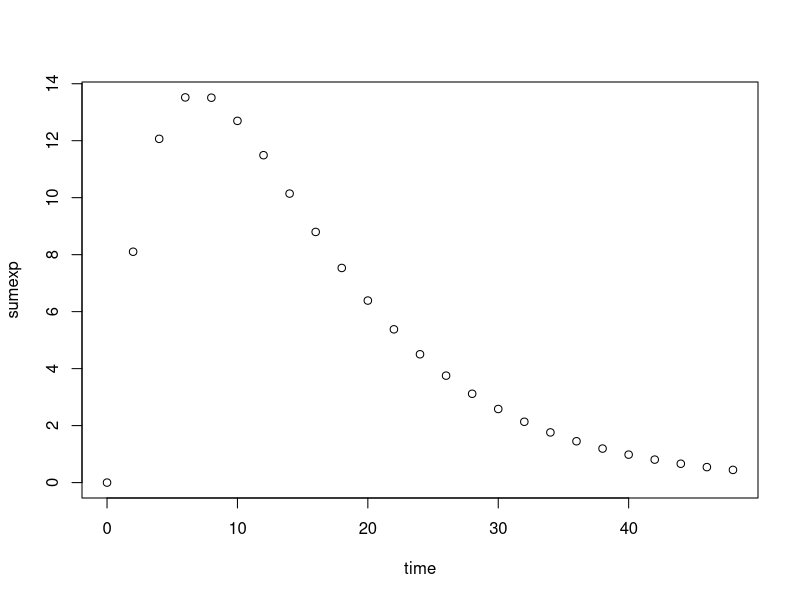
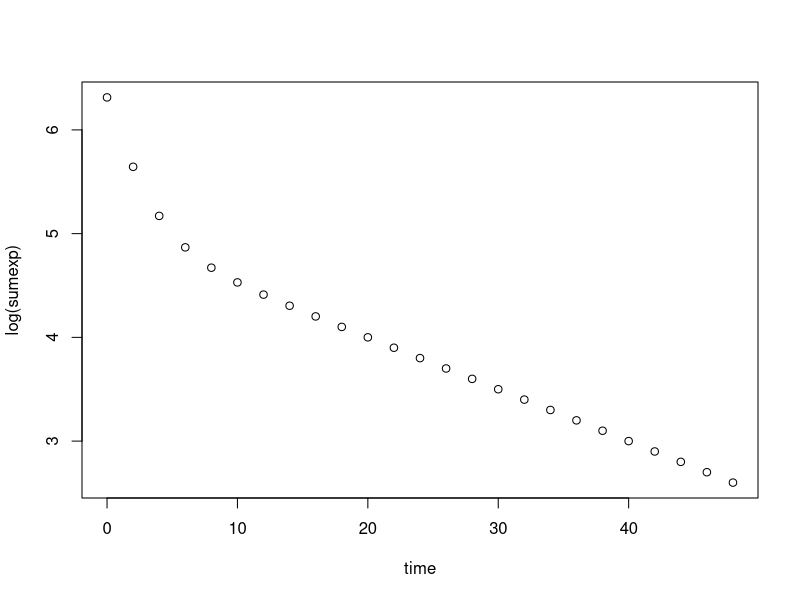
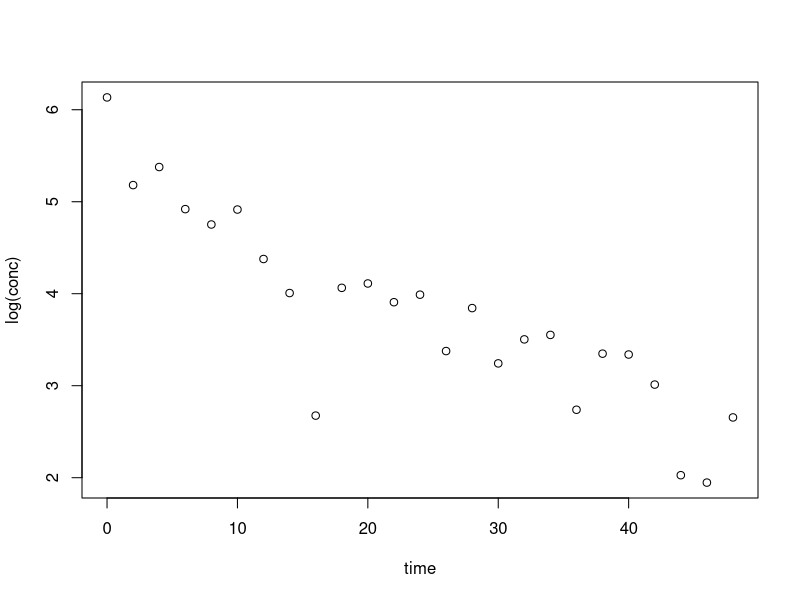
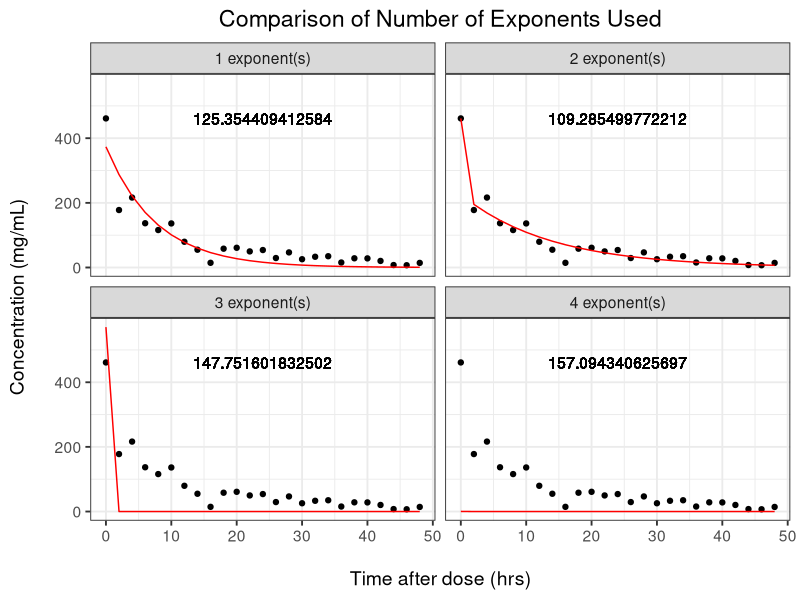
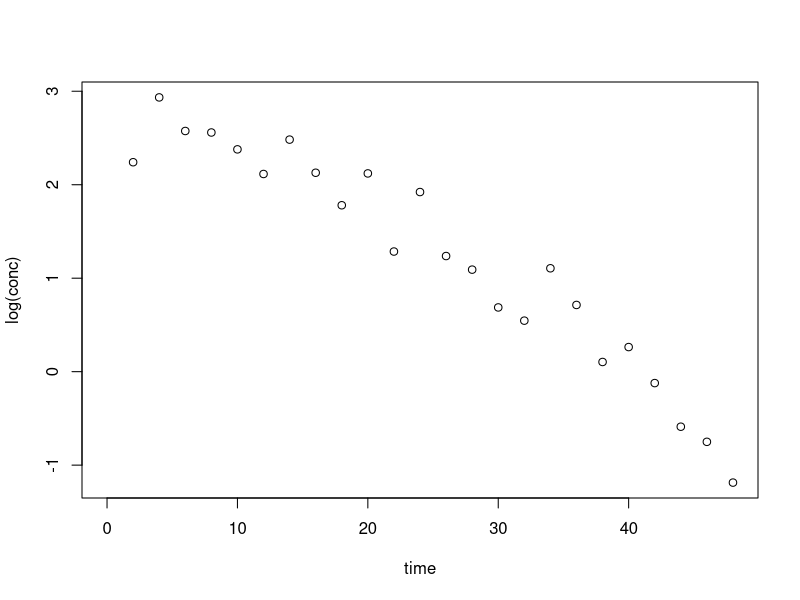

Reproduce these figures in R, in order.
# Working out how to fit to PK data using sum of exponentials
# -----------------------------------------------------------------------------
# Email from Richard
# included excel spreadsheet using formulas to fit coefficients of linear
# equations

  library(plyr)
  library(ggplot2)
  theme_bw2 <- theme_set(theme_bw(base_size = 14))
  theme_update(plot.title = element_text(hjust = 0.5))

# Absorption Curve
  time.samp <- seq(0, 48, by = 2)
  absdata <- data.frame(
    time = time.samp,
    line1 = -0.2*time.samp + 4,
    line2 = -0.1*time.samp + 4
  )
  absdata$sumexp <- exp(absdata$line2) - exp(absdata$line1)
  with(absdata, plot(time, sumexp))

# 2 Compartment Curve
  twodata <- data.frame(
    time = time.samp,
    line1 = -0.5*time.samp + 6,
    line2 = -0.05*time.samp + 5
  )
  twodata$sumexp <- exp(twodata$line1) + exp(twodata$line2)
  with(twodata, plot(time, log(sumexp)))
# -----------------------------------------------------------------------------
# Setup OFV functions
# Flexible sum of coefficients function
  pred.sumexp <- function(x, t, subtract.last) {
    n <- length(x)/2
    for (i in 1:n) {
      if (!exists("yhat")) yhat <- exp(x[i]*t + x[n+i])
      else if (i != n | subtract.last == F) yhat <- yhat + exp(x[i]*t + x[n+i])
      else if (subtract.last == T) yhat <- yhat - exp(x[i]*t + x[n+i])
    }
    return(yhat)
  }

  # Flexible maximum likelihood estimmation
  mle.sumexp <- function(par, x, y, abs = F) {
    yhat <- pred.sumexp(par, x, abs)
    err <- y - yhat
    sigma <- sd(err)
    loglik <- dnorm(y, yhat, sigma, log = T)
    return(-1*sum(loglik))
  }

  multi.mle.sumexp <- function(data, absorp = F, comp = 3) {
    x <- data[, 1]
    y <- data[, 2]
    opt.par <- list(NULL)
    opt.val <- list(NULL)
    init.par <- unname(lm(log(conc) ~ time, data = data1)$coefficients)[c(2, 1)]
    for (i in 1:comp) {
      optres <- optim(
        rep(init.par, each = i)*rep(seq(0.95, 1.05, length.out = i), 2),
        mle.sumexp,  # maximum likelihood fitting function
        method = "BFGS",
        x = data1$time, y = data1$conc, abs = absorp
      )
      opt.par[[i]] <- optres$par
      opt.val[i] <- optres$value
    }
    res <- list(par = opt.par, value = opt.val)
    res
  }

  plot.sumexp <- function(res, data, absorp = F) {
    plotdata <- ldply(res$par, function(x) {
      data.frame(
        comp = as.factor(length(x)/2),
        time = data$time,
        cobs = data$conc,
        pred = pred.sumexp(x, data$time, absorp),
        objv = res$value[[length(x)/2]]
      )
    })
    levels(plotdata$comp) <- paste(levels(plotdata$comp), "exponent(s)")

    plotobj <- NULL
    plotobj <- ggplot(data = plotdata)
    plotobj <- plotobj + ggtitle("Comparison of Number of Exponents Used")
    plotobj <- plotobj + geom_point(aes(x = time, y = cobs))
    plotobj <- plotobj + geom_line(aes(x = time, y = pred), colour = "red")
    plotobj <- plotobj + geom_text(aes(x = median(time), y = max(cobs), label = objv))
    plotobj <- plotobj + scale_y_continuous("Concentration (mg/mL)\n")
    plotobj <- plotobj + scale_x_continuous("\nTime after dose (hrs)")
    plotobj <- plotobj + facet_wrap(~comp)
    plotobj
  }

# -----------------------------------------------------------------------------
# Will require fitting to real data, parameters are slope and intercept
  err <- 1 + rnorm(n = length(time.samp), mean = 0, sd = 0.3)
  data1 <- data.frame(
    time = time.samp,
    conc = twodata$sumexp * err
  )
  with(data1, plot(time, log(conc)))

  all.res <- multi.mle.sumexp(data1, comp = 4)
  #with(all.res, which(unlist(value) == min(unlist(value))))  # best fit
  plot.sumexp(all.res, data1)

# -----------------------------------------------------------------------------
# Will require fitting to real data, parameters are slope and intercept
  err <- 1 + rnorm(n = length(time.samp), mean = 0, sd = 0.3)
  data2 <- data.frame(
    time = time.samp,
    conc = absdata$sumexp*err
  )
  with(data2, plot(time, log(conc)))

  all.res <- multi.mle.sumexp(data2, comp = 4, absorp = T)
